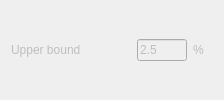
                           <widget class="QWidget" name="widget_stabTolDamping_upperBound_SSI" native="true">
                            <property name="sizePolicy">
                             <sizepolicy hsizetype="Fixed" vsizetype="Fixed">
                              <horstretch>0</horstretch>
                              <verstretch>0</verstretch>
                             </sizepolicy>
                            </property>
                            <property name="minimumSize">
                             <size>
                              <width>100</width>
                              <height>0</height>
                             </size>
                            </property>
                            <layout class="QHBoxLayout" name="horizontalLayout_34">
                             <property name="topMargin">
                              <number>0</number>
                             </property>
                             <property name="bottomMargin">
                              <number>0</number>
                             </property>
                             <item>
                              <widget class="QLabel" name="label_stabTolDamping_upperBound_SSI">
                               <property name="enabled">
                                <bool>false</bool>
                               </property>
                               <property name="sizePolicy">
                                <sizepolicy hsizetype="Fixed" vsizetype="Fixed">
                                 <horstretch>0</horstretch>
                                 <verstretch>0</verstretch>
                                </sizepolicy>
                               </property>
                               <property name="minimumSize">
                                <size>
                                 <width>120</width>
                                 <height>0</height>
                                </size>
                               </property>
                               <property name="text">
                                <string>Upper bound</string>
                               </property>
                               <property name="alignment">
                                <set>Qt::AlignJustify|Qt::AlignVCenter</set>
                               </property>
                              </widget>
                             </item>
                             <item alignment="Qt::AlignLeft">
                              <widget class="QLineEdit" name="lineEdit_stabTolDamping_upperBound_SSI">
                               <property name="enabled">
                                <bool>false</bool>
                               </property>
                               <property name="sizePolicy">
                                <sizepolicy hsizetype="Fixed" vsizetype="Fixed">
                                 <horstretch>0</horstretch>
                                 <verstretch>0</verstretch>
                                </sizepolicy>
                               </property>
                               <property name="minimumSize">
                                <size>
                                 <width>30</width>
                                 <height>0</height>
                                </size>
                               </property>
                               <property name="maximumSize">
                                <size>
                                 <width>50</width>
                                 <height>16777215</height>
                                </size>
                               </property>
                               <property name="toolTip">
                                <string>&lt;html&gt;&lt;head/&gt;&lt;body&gt;&lt;p&gt;Given in terms of damping ratio in percentage&lt;/p&gt;&lt;/body&gt;&lt;/html&gt;</string>
                               </property>
                               <property name="text">
                                <string>2.5</string>
                               </property>
                               <property name="maxLength">
                                <number>8</number>
                               </property>
                              </widget>
                             </item>
                             <item alignment="Qt::AlignLeft">
                              <widget class="QLabel" name="label_stabTolDamping_upperBoundUnits_SSI">
                               <property name="enabled">
                                <bool>false</bool>
                               </property>
                               <property name="sizePolicy">
                                <sizepolicy hsizetype="Fixed" vsizetype="Fixed">
                                 <horstretch>0</horstretch>
                                 <verstretch>0</verstretch>
                                </sizepolicy>
                               </property>
                               <property name="minimumSize">
                                <size>
                                 <width>20</width>
                                 <height>0</height>
                                </size>
                               </property>
                               <property name="text">
                                <string>%</string>
                               </property>
                              </widget>
                             </item>
                            </layout>
                           </widget>
